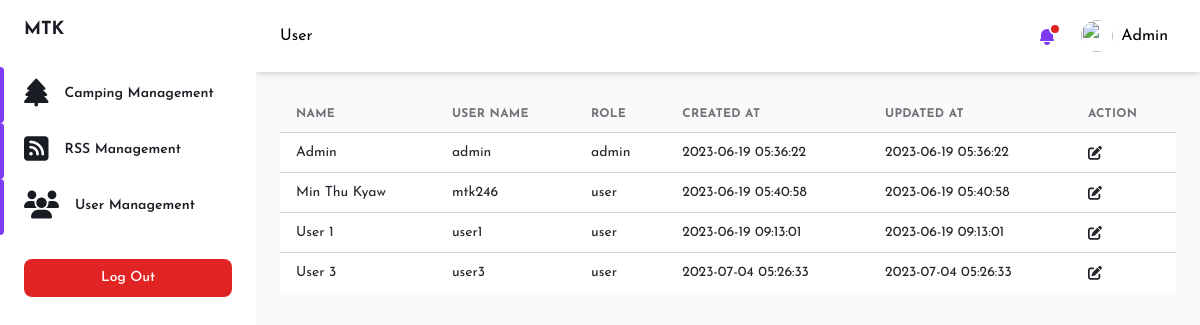
Page /pages/admin/user.php (signed in) on the committed database.
### tables this page shows
CREATE TABLE `users` (
  `id` int(11) NOT NULL,
  `username` varchar(100) NOT NULL,
  `password` varchar(100) NOT NULL,
  `name` varchar(100) DEFAULT NULL,
  `role` varchar(100) DEFAULT NULL,
  `remark` varchar(255) DEFAULT NULL,
  `created_at` timestamp NOT NULL DEFAULT CURRENT_TIMESTAMP,
  `updated_at` timestamp NOT NULL DEFAULT CURRENT_TIMESTAMP ON UPDATE CURRENT_TIMESTAMP
);

### Controller/User.php (called while the page is built, shortened)
<?php
require_once("Query.php");
class User{
    private query $query;
    function __construct() {
        $this->query = new Query();
    }
    function getUserData() {
        $sql = "SELECT * FROM users";
        $this->user = $this->query->executeQuery($sql, CONST_GET);
        return json_encode($this->user);
    }
    function getCurrentUserData($id) {
        $this->id = $id;
        $sql = "SELECT * FROM users WHERE id = '$this->id'";
        $this->user = $this->query->executeQuery($sql, CONST_GET);
        return json_encode($this->user);
    }
}
?>

### Controller/Query.php (called while the page is built, shortened)
<?php
require_once(CONST_BASE_PATH . "/db_connect.php");
class Query {
    private $conn;
    private array $response = [];
    public function __construct() {
        global $conn;
        $this->conn = $conn;
    }
    public function executeQuery($sql, $method) {
        $this->method = $method;
        if ($this->method === CONST_PUT) {
            $result = mysqli_query($this->conn, $sql);
            if ($result) {
                $this->response = [
                    'success' => true,
                    'message' => 'Updated successfully.'
                ];
            } else {
                $this->response = [
                    'success' => false,
                    'message' => 'Something went wrong.'
                ];
            }
            return $this->response;
        } else if ($this->method === CONST_GET) {
            $result = mysqli_query($this->conn, $sql);
            $data = mysqli_fetch_all($result, MYSQLI_ASSOC);
            return $data;
        } else if ($this->method === CONST_POST) {
            $result = mysqli_query($this->conn, $sql);
            if ($result) {
                $this->response = [
                    'success' => true,
                    'message' => 'Created successfully.'
                ];
            } else {
                $this->response = [
                    'success' => false,
                    'message' => 'Something went wrong.'
                ];
            }
            return $this->response;
        } else if ($this->method === CONST_DELETE) {
            $result = mysqli_query($this->conn, $sql);
            if ($result) {
                $this->response = [
                    'success' => true,
                    'message' => 'Deleted successfully.'
                ];
            } else {
                $this->response = [
                    'success' => false,
                    'message' => 'Something went wrong.'
                ];
            }
            return $this->response;
        }
    }
}
?>

### pages/admin/user.php (the view, shortened to what this page needs)
<?php
require_once("../../Controller/User.php");
require_once("../../Components/admin/headerAdmin.php");
require_once("../../Components/admin/adminNavbar.php");
$userController = new User();
$userInfos = $userController->getUserData();
$decodeUserInfos = json_decode($userInfos, true);
$tableHeading = array(
    "Name",
    "User Name",
    "Role",
    "Created At",
    "Updated At",
    "Action"
);
?>
<div class="container px-6 mx-auto grid p-6">
    <div class="w-full overflow-x-auto">
        <form action="update_user.php" method="POST">
            <table class="w-full whitespace-no-wrap">
                <thead>
                    <tr
                        class="text-xs font-semibold tracking-wide text-left text-gray-500 uppercase border-b dark:border-gray-700 bg-gray-50 dark:text-gray-400 dark:bg-gray-800"
                    >
                        <?php foreach ($tableHeading as $tHead) { ?>
                            <th class="px-4 py-3">
                                <?php echo $tHead; ?>
                            </th>
                        <?php } ?>
                    </tr>
                </thead>
                <tbody
                    class="bg-white divide-y dark:divide-gray-700 dark:bg-gray-800"
                >
                    <?php foreach ($decodeUserInfos as $user) { ?>
                        <tr class="text-gray-700 dark:text-gray-400">
                            <td class="px-4 py-3 text-sm">
                                <?php echo $user['name']; ?>
                            </td>
                            <td class="px-4 py-3 text-sm">
                                <?php echo $user['username']; ?>
                            </td>
                            <td class="px-4 py-3 text-sm">
                                <?php echo $user['role']; ?>
                            </td>
                            <td class="px-4 py-3 text-sm">
                                <?php echo $user['created_at']; ?>
                            </td>
                            <td class="px-4 py-3 text-sm">
                                <?php echo $user['updated_at']; ?>
                            </td>
                            <td class="px-4 py-3 text-sm">
                                <button
                                    type="submit"
                                >
                                    <i class="fa-solid fa-pen-to-square"></i>
                                </button>
                            </td>
                        </tr>
                    <?php } ?>
                </tbody>
            </table>
        </form>
    </div>
</div>
</div>
</div>
<?php
require_once("../../Components/admin/footerAdmin.php");
?>

### Components/admin/adminNavbar.php (shortened to what this page needs)
<?php
require_once("../../Controller/User.php");
$user_id = $_SESSION['user_id'];
$user = new User();
$getCurrentUser = $user->getCurrentUserData($user_id);
$decodeUserData = json_decode($getCurrentUser, true);
$navbarArr = array(
    array(
        "name" => "Camping Management",
        "icon" => "fa-solid fa-tree fa-2x",
        "path" => CONST_BASE_URL .'/pages/admin/camping.php'
    ),
    array(
        "name" => "RSS Management",
        "icon" => "fa-solid fa-square-rss fa-2x",
        "path" =>  CONST_BASE_URL . '/pages/admin/rss.php'
    ),
    array(
        "name" => "User Management",
        "icon" => "fa-solid fa-users fa-2x",
        "path" =>  CONST_BASE_URL . '/pages/admin/user.php'
    )
);
$curPageName = substr($_SERVER["SCRIPT_NAME"], strrpos($_SERVER["SCRIPT_NAME"], "/") + 1);
$curPageName = str_replace('.php', '', $curPageName);
$curPageName = str_replace('_', ' ', $curPageName);
$curPageName = ucwords($curPageName);
?>
<div
    id="desktop-sidebar"
    class="flex h-screen bg-gray-50 dark:bg-gray-900"
>
    <aside
        class="z-20 hidden w-64 overflow-y-auto bg-white dark:bg-gray-800 md:block flex-shrink-0"
    >
        <div class="py-4 text-gray-500 dark:text-gray-400">
            <a
                class="ml-6 text-lg font-bold text-gray-800 dark:text-gray-200"
                href="#"
            >
                MTK
            </a>
            <ul class="mt-6">
                <?php foreach($navbarArr as $navbar) { ?>
                    <li class="relative px-6 py-3">
                        <span
                        class="absolute inset-y-0 left-0 w-1 bg-purple-600 rounded-tr-lg rounded-br-lg"
                        aria-hidden="true"
                        ></span>
                        <a
                            class="inline-flex items-center w-full text-sm font-semibold text-gray-800 transition-colors duration-150 hover:text-gray-800 dark:hover:text-gray-200 dark:text-gray-100"
                            href="<?php echo $navbar['path']; ?>"
                        >
                            <i class="<?php echo $navbar['icon']; ?>"></i>
                            <span class="ml-4"><?php echo $navbar['name']; ?></span>
                        </a>
                    </li>
                <?php } ?>
            </ul>
            <div class="px-6 my-6">
                <form action="<?php echo CONST_BASE_URL . '/Auth/destroy_session.php'; ?>" method="POST">
                    <input
                        type="submit"
                        class="flex items-center justify-between w-full px-4 py-2 text-sm font-medium leading-5 text-white transition-colors duration-150 bg-red-600 border border-transparent rounded-lg active:bg-red-600 hover:bg-red-700 focus:outline-none focus:shadow-outline-purple"
                        value="Log Out"
                    />
                </form>
            </div>
        </div>
    </aside>
    <div class="flex flex-col flex-1 w-full">
        <header class="z-10 py-4 bg-white shadow-md dark:bg-gray-800">
            <div
                class="container flex items-center justify-between h-full px-6 mx-auto text-purple-600 dark:text-purple-300"
            >
            <h3 class="text-dark">
                <?php echo $curPageName; ?>
            </h3>
            <ul class="flex items-center flex-shrink-0 space-x-6">
                <li class="relative">
                    <button
                        class="relative align-middle rounded-md focus:outline-none focus:shadow-outline-purple"
                        @click="toggleNotificationsMenu"
                        @keydown.escape="closeNotificationsMenu"
                        aria-label="Notifications"
                        aria-haspopup="true"
                    >
                        <svg
                            class="w-5 h-5"
                            aria-hidden="true"
                            fill="currentColor"
                            viewBox="0 0 20 20"
                        >
                            <path
                                d="M10 2a6 6 0 00-6 6v3.586l-.707.707A1 1 0 004 14h12a1 1 0 00.707-1.707L16 11.586V8a6 6 0 00-6-6zM10 18a3 3 0 01-3-3h6a3 3 0 01-3 3z"
                            ></path>
                        </svg>
                        <span
                            aria-hidden="true"
                            class="absolute top-0 right-0 inline-block w-3 h-3 transform translate-x-1 -translate-y-1 bg-red-600 border-2 border-white rounded-full dark:border-gray-800"
                        ></span>
                    </button>
                </li>
                <li class="relative">
                    <button
                        class="align-middle rounded-full focus:shadow-outline-purple focus:outline-none d-flex align-items-center"
                        @click="toggleProfileMenu"
                        @keydown.escape="closeProfileMenu"
                        aria-label="Account"
                        aria-haspopup="true"
                    >
                        <img
                            class="object-cover w-8 h-8 rounded-full"
                            src="https://images.unsplash.com/photo-1502378735452-bc7d86632805?ixlib=rb-0.3.5&q=80&fm=jpg&crop=entropy&cs=tinysrgb&w=200&fit=max&s=aa3a807e1bbdfd4364d1f449eaa96d82"
                            alt=""
                            aria-hidden="true"
                        />
                        <span class="text-black p-2"><?php echo $decodeUserData[0]['name']; ?></span>
                    </button>
                </li>
            </ul>
        </div>
    </header>
    <div class="h-full overflow-y-auto">

### assets/css/variable.css (style rules this page uses)
:root { --color-one: #fff; --color-two: #333; --color-three: red; --color-four: #ededed; --color-five: #F2DAD7; --color-six: #D1A39E; --color-seven: #CECDCA; --color-eight: #474545; --color-nine: #eaeaea; --bg-dark: #333; --gradient-one: rgba(0, 0, 0, .5); --gradient-two: rgba(0, 0, 0, .3); --text-white: #fff; --text-dark: #000; --heading-one: 4rem; --heading-two: 2rem; --heading-three: 1.5rem; --heading-four: 1.25rem; --heading-five: 1rem; --heading-six: .75rem; --margin-auto: auto; --margin-0: 0; --margin-1: 1rem; --margin-2: 2rem; --margin-3: 3rem; --margin-4: 4rem; --margin-5: 5rem; --margin-6: 6rem; --margin-left-3: 3rem; --margin-left-4: 4rem; --padding-0: 0; --padding-1: 1rem; --padding-2: 2rem; --padding-3: 3rem; --padding-4: 4rem; --padding-5: 5rem; --padding-6: 6rem; --font-size-small: 1rem; --font-size-medium: 1.5rem; --font-size-large: 2rem; --font-size-1: 1rem; --font-size-2: 1.25rem; --font-size-3: 1.75rem; --font-size-4: 2.25rem; --font-size-5: 2.5rem; --font-size-6: 2.75rem; --ease: all 0.3s ease-in-out; }

### assets/css/global.css (style rules this page uses)
.d-flex { display: flex; }
.align-items-center { align-items: center; }
.text-white { color: var(--text-white); }
.ml-4 { margin-left: var(--margin-left-4); }
.text-dark { color: var(--text-dark); }

### rows in the picture
users: name "Admin", username "admin", role "admin", created_at "2023-06-19 05:36:22", updated_at "2023-06-19 05:36:22"
users: name "Min Thu Kyaw", username "mtk246", role "user", created_at "2023-06-19 05:40:58", updated_at "2023-06-19 05:40:58"
users: name "User 1", username "user1", role "user", created_at "2023-06-19 09:13:01", updated_at "2023-06-19 09:13:01"
users: name "User 3", username "user3", role "user", created_at "2023-07-04 05:26:33", updated_at "2023-07-04 05:26:33"

### other values in the picture
$navbar['name'] "Camping Management"
$navbar['name'] "RSS Management"
$navbar['name'] "User Management"
$curPageName "User"
$tHead "NAME"
$tHead "USER NAME"
$tHead "ROLE"
$tHead "CREATED AT"
$tHead "UPDATED AT"
$tHead "ACTION"
